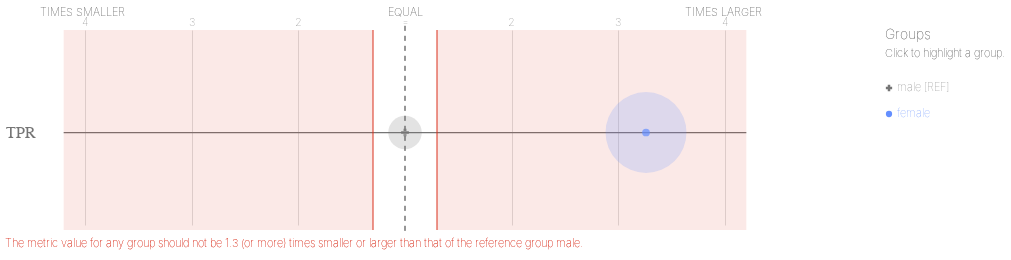

Notebook code for this chart:
### Code cell
ap.disparities(bdf, metrics, 'teacher_sex', fairness_threshold = 1.3)

### Figure 1 — Vega-Lite specification as saved in the notebook (floating-point values rounded to 4 significant figures)
{"config": {"view": {"continuousWidth": 400, "continuousHeight": 300, "strokeWidth": 0}, "axisLeft": {"labelColor": "rgb(117,117,117)", "labelFont": "Arial", "labelFontSize": 16}}, "layer": [{"data": {"name": "data-a80bbe78875d74850191493116348974"}, "mark": {"type": "rule", "stroke": "rgb(117,117,117)", "strokeWidth": 1.25, "tooltip": ""}, "encoding": {"x": {"type": "quantitative", "field": "x", "scale": {"domain": [-3, 3], "range": [80.0, 720.0]}}, "x2": {"field": "x2"}, "y": {"type": "nominal", "axis": {"domain": false, "labelAngle": 0, "labelPadding": -30, "orient": "left", "ticks": false, "title": ""}, "field": "metric", "scale": {"domain": ["TPR"], "range": [30, 225.0]}}}}, {"data": {"name": "data-79dd248bdaa0ea02c535240e8ad022c8"}, "mark": {"type": "rule", "stroke": "rgb(117,117,117)", "strokeDash": [5, 5], "strokeWidth": 1}, "encoding": {"tooltip": {"value": "male [REF]"}, "x": {"value": 400.0}, "y": {"value": 20.83}, "y2": {"value": 229.2}}}, {"data": {"name": "data-f70f876ef858e7578abafe4eee75fee4"}, "mark": {"type": "text", "align": "center", "color": "rgb(117,117,117)", "font": "Arial", "fontSize": 11, "fontWeight": 100, "tooltip": ""}, "encoding": {"text": {"type": "nominal", "field": "label"}, "x": {"type": "quantitative", "field": "value", "scale": {"domain": [-3, 3], "range": [80.0, 720.0]}}, "y": {"value": 17.5}}}, {"layer": [{"mark": {"type": "text", "align": "right", "fill": "rgb(117,117,117)", "font": "Arial", "fontSize": 11, "fontWeight": 100, "tooltip": ""}, "encoding": {"text": {"value": "TIMES SMALLER"}, "x": {"value": 120.0}, "y": {"value": 7.5}}}, {"mark": {"type": "text", "align": "left", "fill": "rgb(117,117,117)", "font": "Arial", "fontSize": 11, "fontWeight": 100, "tooltip": ""}, "encoding": {"text": {"value": "TIMES LARGER"}, "x": {"value": 680.0}, "y": {"value": 7.5}}}, {"mark": {"type": "text", "align": "center", "fill": "rgb(117,117,117)", "font": "Arial", "fontSize": 11, "fontWeight": 100, "tooltip": ""}, "encoding": {"text": {"value": "EQUAL"}, "x": {"value": 400.0}, "y": {"value": 7.5}}}], "data": {"name": "data-79dd248bdaa0ea02c535240e8ad022c8"}}, {"layer": [{"mark": {"type": "rule", "opacity": 0.8, "stroke": "rgb(217, 46, 28)", "strokeWidth": 1.25, "tooltip": ""}, "encoding": {"x": {"type": "quantitative", "field": "min", "scale": {"domain": [-3, 3], "range": [80.0, 720.0]}}, "y": {"value": 25.0}, "y2": {"value": 225.0}}}, {"mark": {"type": "rule", "opacity": 0.8, "stroke": "rgb(217, 46, 28)", "strokeWidth": 1.25, "tooltip": ""}, "encoding": {"x": {"type": "quantitative", "field": "max", "scale": {"domain": [-3, 3], "range": [80.0, 720.0]}}, "y": {"value": 25.0}, "y2": {"value": 225.0}}}, {"layer": [{"mark": {"type": "rect", "fill": "rgb(217, 46, 28)", "opacity": 0.1, "tooltip": ""}, "encoding": {"x": {"type": "quantitative", "field": "min", "scale": {"domain": [-3, 3], "range": [80.0, 720.0]}}, "x2": {"field": "lower_end"}, "y": {"value": 25.0}, "y2": {"value": 225.0}}}, {"mark": {"type": "rect", "fill": "rgb(217, 46, 28)", "opacity": 0.1, "tooltip": ""}, "encoding": {"x": {"type": "quantitative", "field": "max", "scale": {"domain": [-3, 3], "range": [80.0, 720.0]}}, "x2": {"field": "upper_end"}, "y": {"value": 25.0}, "y2": {"value": 225.0}}}]}, {"data": {"name": "data-79dd248bdaa0ea02c535240e8ad022c8"}, "mark": {"type": "text", "align": "left", "baseline": "top", "fill": "rgb(217, 46, 28)", "font": "Arial", "fontSize": 11, "fontWeight": 100, "tooltip": ""}, "encoding": {"text": {"value": "The metric value for any group should not be 1.3 (or more) times smaller or larger than that of the reference group male."}, "x": {"value": 0}, "y": {"value": 233.3}}}], "data": {"name": "data-3dee117d57e1ece1df7853af976ed45d"}}, {"layer": [{"mark": "circle"}, {"data": {"name": "data-defa1f3afd81335a0cd2cc420fbc97e3"}, "mark": {"type": "circle", "opacity": 0.2}, "encoding": {"color": {"condition": {"type": "nominal", "field": "attribute_value", "legend": null, "scale": {"domain": ["male", "female"], "range": ["rgb(117,117,117)", "rgb(100, 143, 255)", "rgb(254, 97, 0)", "rgb(220, 38, 127)", "rgb(255, 176, 0)", "rgb(120, 94, 240)"]}, "selection": "selector009"}, "value": "rgb(224,224,224)"}, "size": {"type": "quantitative", "field": "group_size", "legend": null, "scale": {"domain": [0, 18110.0], "range": [0, 7854.0]}}, "tooltip": [{"type": "nominal", "field": "attribute_value", "title": "Group"}, {"type": "nominal", "field": "tooltip_group_size", "title": "Group Size"}, {"type": "nominal", "field": "tooltip_disparity_explanation_tpr", "title": "Disparity"}, {"type": "quantitative", "field": "tpr", "format": ".2f", "title": "TPR"}], "x": {"type": "quantitative", "axis": {"domain": false, "labels": false, "ticks": false, "title": null, "values": [-3, -2, -1, 1, 2, 3]}, "field": "tpr_disparity_scaled", "scale": {"domain": [-3, 3], "range": [80.0, 720.0]}}, "y": {"type": "nominal", "axis": {"domain": false, "grid": false, "labels": false, "ticks": false, "title": " "}, "field": "metric_variable", "scale": {"domain": ["TPR"], "range": [30, 225.0]}}}, "selection": {"selector011": {"type": "multi", "empty": "all", "fields": ["attribute_value"]}}, "transform": [{"calculate": "'TPR'", "as": "metric_variable"}]}, {"layer": [{"mark": "point"}, {"data": {"name": "data-defa1f3afd81335a0cd2cc420fbc97e3"}, "mark": {"type": "point", "filled": true, "size": 60}, "encoding": {"color": {"condition": {"type": "nominal", "field": "attribute_value", "legend": null, "scale": {"domain": ["male", "female"], "range": ["rgb(117,117,117)", "rgb(100, 143, 255)", "rgb(254, 97, 0)", "rgb(220, 38, 127)", "rgb(255, 176, 0)", "rgb(120, 94, 240)"]}, "selection": "selector009"}, "value": "rgb(224,224,224)"}, "shape": {"type": "nominal", "field": "attribute_value", "legend": null, "scale": {"domain": ["male", "female"], "range": ["cross", "circle"]}}, "tooltip": [{"type": "nominal", "field": "attribute_value", "title": "Group"}, {"type": "nominal", "field": "tooltip_group_size", "title": "Group Size"}, {"type": "nominal", "field": "tooltip_disparity_explanation_tpr", "title": "Disparity"}, {"type": "quantitative", "field": "tpr", "format": ".2f", "title": "TPR"}], "x": {"type": "quantitative", "axis": {"domain": false, "labels": false, "ticks": false, "title": null, "values": [-3, -2, -1, 1, 2, 3]}, "field": "tpr_disparity_scaled", "scale": {"domain": [-3, 3], "range": [80.0, 720.0]}}, "y": {"type": "nominal", "axis": {"domain": false, "grid": false, "labels": false, "ticks": false, "title": " "}, "field": "metric_variable", "scale": {"domain": ["TPR"], "range": [30, 225.0]}}}, "selection": {"selector010": {"type": "multi", "empty": "all", "fields": ["attribute_value"]}}, "transform": [{"calculate": "'TPR'", "as": "metric_variable"}]}]}]}, {"layer": [{"mark": {"type": "point", "filled": true, "opacity": 1, "size": 39.48}, "encoding": {"color": {"condition": {"type": "nominal", "field": "attribute_value", "legend": null, "scale": {"domain": ["male", "female"], "range": ["rgb(117,117,117)", "rgb(100, 143, 255)", "rgb(254, 97, 0)", "rgb(220, 38, 127)", "rgb(255, 176, 0)", "rgb(120, 94, 240)"]}, "selection": "selector009"}, "value": "rgb(224,224,224)"}, "shape": {"type": "nominal", "field": "attribute_value", "legend": null, "scale": {"domain": ["male", "female"], "range": ["cross", "circle"]}}, "x": {"value": 884.0}, "y": {"type": "nominal", "axis": {"domain": false, "grid": false, "labels": false, "ticks": false, "title": " "}, "field": "attribute_value", "scale": {"domain": ["male", "female"], "range": [70, 122]}}}, "selection": {"selector009": {"type": "multi", "empty": "all", "fields": ["attribute_value"]}}}, {"mark": {"type": "text", "align": "left", "baseline": "middle", "font": "Arial", "fontSize": 11, "fontWeight": 100}, "encoding": {"color": {"condition": {"type": "nominal", "field": "attribute_value", "legend": null, "scale": {"domain": ["male", "female"], "range": ["rgb(117,117,117)", "rgb(100, 143, 255)", "rgb(254, 97, 0)", "rgb(220, 38, 127)", "rgb(255, 176, 0)", "rgb(120, 94, 240)"]}, "selection": "selector009"}, "value": "rgb(224,224,224)"}, "text": {"type": "nominal", "field": "label"}, "x": {"value": 892.0}, "y": {"type": "nominal", "axis": {"domain": false, "grid": false, "labels": false, "ticks": false, "title": " "}, "field": "attribute_value", "scale": {"domain": ["male", "female"], "range": [70, 122]}}}, "selection": {"selector012": {"type": "multi", "empty": "all", "fields": ["attribute_value"]}}}, {"data": {"name": "data-79dd248bdaa0ea02c535240e8ad022c8"}, "mark": {"type": "text", "align": "left", "baseline": "middle", "color": "rgb(117,117,117)", "font": "Arial", "fontSize": 11, "fontWeight": 100}, "encoding": {"text": {"value": "Click to highlight a group."}, "x": {"value": 880.0}, "y": {"value": 49}}}, {"data": {"name": "data-79dd248bdaa0ea02c535240e8ad022c8"}, "mark": {"type": "text", "align": "left", "baseline": "middle", "color": "rgb(117,117,117)", "font": "Arial", "fontSize": 14, "fontWeight": 100}, "encoding": {"text": {"value": "Groups"}, "x": {"value": 880.0}, "y": {"value": 30}}}], "data": {"name": "data-b9f75b5c0827c85fba1c9c9d5d5ac8e6"}}], "height": 250, "resolve": {"scale": {"size": "independent", "y": "independent"}}, "width": 800, "$schema": "https://vega.github.io/schema/vega-lite/v4.8.1.json", "datasets": {"data-a80bbe78875d74850191493116348974": [{"metric": "TPR", "x": -3.2, "x2": 3.2}], "data-79dd248bdaa0ea02c535240e8ad022c8": [{"a": 1, "b": 0}, {"a": 1, "b": 0}], "data-f70f876ef858e7578abafe4eee75fee4": [{"value": -3, "label": 4}, {"value": -2, "label": 3}, {"value": -1, "label": 2}, {"value": 0, "label": "="}, {"value": 1, "label": 2}, {"value": 2, "label": 3}, {"value": 3, "label": 4}], "data-3dee117d57e1ece1df7853af976ed45d": [{"min": -0.3, "max": 0.3, "lower_end": -3.2, "upper_end": 3.2}], "data-defa1f3afd81335a0cd2cc420fbc97e3": [{"attribute_name": "teacher_sex", "attribute_value": "female", "group_size": 15093, "total_entities": 17677, "tpr": 0.103, "tpr_disparity": 3.259, "tpr_disparity_scaled": 2.259, "tooltip_group_size": "15,093 (85.38%)", "tooltip_disparity_explanation_tpr": "3.26 times larger TPR than the reference group"}, {"attribute_name": "teacher_sex", "attribute_value": "male", "group_size": 2584, "total_entities": 17677, "tpr": 0.03159, "tpr_disparity": 1.0, "tpr_disparity_scaled": 0.0, "tooltip_group_size": "2,584 (14.62%)", "tooltip_disparity_explanation_tpr": "Reference group"}], "data-b9f75b5c0827c85fba1c9c9d5d5ac8e6": [{"attribute_value": "male", "label": "male [REF]"}, {"attribute_value": "female", "label": "female"}]}}
